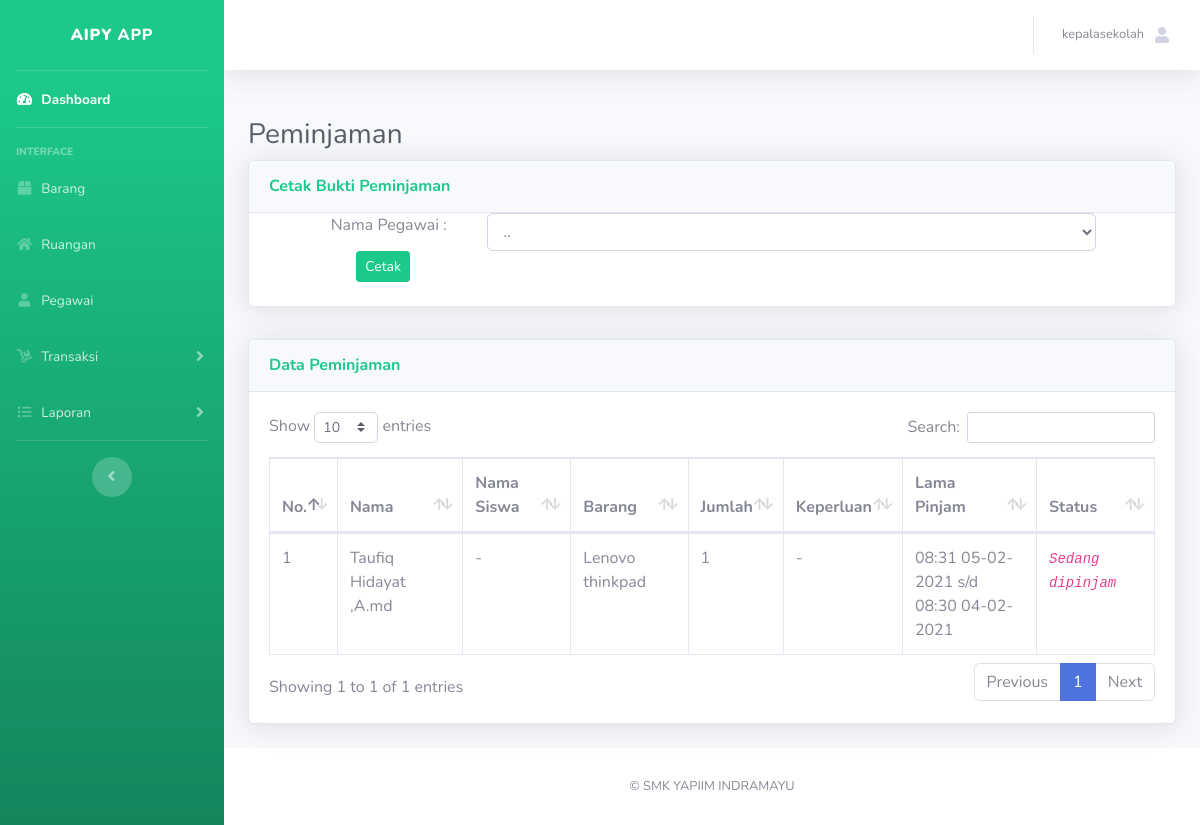
/kepsek-page.php?menu=peminjaman (signed in), run on the app's committed database.
### tables this page shows
CREATE TABLE `pinjam` (
  `id_pinjam` int(11) NOT NULL,
  `id_pegawai` int(11) NOT NULL,
  `nama_siswa` varchar(25) NOT NULL,
  `id_inventaris` int(11) NOT NULL,
  `jumlah_pinjam` int(11) NOT NULL,
  `tanggal_pinjam` date NOT NULL,
  `jam_pinjam` time DEFAULT NULL,
  `tanggal_kembali` date DEFAULT NULL,
  `jam_kembali` time DEFAULT NULL,
  `status_peminjaman` varchar(20) NOT NULL,
  `keperluan` varchar(50) NOT NULL
);

CREATE TABLE `pegawai` (
  `id_pegawai` int(11) UNSIGNED NOT NULL,
  `nama_pegawai` varchar(30) DEFAULT NULL,
  `nik` int(15) DEFAULT NULL,
  `alamat` text DEFAULT NULL,
  `jenis_kelamin` varchar(20) DEFAULT NULL,
  `telepon` int(15) DEFAULT NULL,
  `posisi` varchar(20) DEFAULT NULL,
  `tgl_lahir` date DEFAULT NULL
);

CREATE TABLE `inventaris` (
  `id_inventaris` int(11) UNSIGNED NOT NULL,
  `nama` varchar(30) DEFAULT NULL,
  `kondisi` varchar(5) DEFAULT NULL,
  `keterangan` text DEFAULT NULL,
  `jumlah` int(11) DEFAULT NULL,
  `jenis` varchar(50) DEFAULT NULL,
  `tanggal_register` date DEFAULT NULL,
  `id_ruang` int(11) DEFAULT NULL,
  `kode_inventaris` varchar(20) DEFAULT NULL,
  `id_petugas` int(11) DEFAULT NULL,
  `asal_barang` varchar(25) NOT NULL
);

### konten-kepsek/peminjaman.php (the view, shortened to what this page needs)
<br>
<h1 class="h3 mb-2 text-gray-800">Peminjaman</h1>
<div class="card shadow mb-2">
  <div class="card-header py-3">
    <h6 class="m-0 font-weight-bold text-success">Cetak Bukti Peminjaman</h6>
  </div>
  <form action="konten-admin/report/bukti-peminjaman.php" target="_blank" method="post">
    <div class="row">
      <label class="col-sm-3 control-label text-center">&nbsp;&nbsp;&nbsp;&nbsp;&nbsp;&nbsp;&nbsp;&nbsp;&nbsp;&nbsp;&nbsp;&nbsp;&nbsp;&nbsp;&nbsp;&nbsp;Nama Pegawai : </label>
      <div class="col-sm-8"><select name="nama_pegawai" class="form-control">
          <option value="">..</option>
        </select>
      </div>
    </div>
    &nbsp;&nbsp;&nbsp;&nbsp;&nbsp;&nbsp;&nbsp;&nbsp;&nbsp;&nbsp;&nbsp;&nbsp;&nbsp;&nbsp;&nbsp;&nbsp;&nbsp;&nbsp;&nbsp;&nbsp;&nbsp;&nbsp;&nbsp;&nbsp;&nbsp;&nbsp;<button type="submit" class="btn btn-success btn-sm">Cetak</button>
    <br>
  </form>
  <br>
</div>
<br>
<div class="card shadow mb-4">
  <div class="card-header py-3">
    <h6 class="m-0 font-weight-bold text-success">Data Peminjaman</h6>
  </div>
  <div class="card-body">
    <div class="table-responsive">
      <table class="table table-bordered" id="dataTable" width="100%" cellspacing="0">
        <thead>
          <tr>
            <th>No.</th>
            <th>Nama</th>
            <th>Nama Siswa</th>
            <th>Barang</th>
            <th>Jumlah</th>
            <th>Keperluan</th>
            <th>Lama Pinjam</th>
            <th>Status</th>
          </tr>
        </thead>
        <tbody>
          <?php
          include('koneksi.php');
          $query = mysqli_query($konek, " SELECT * FROM pinjam INNER JOIN
                                                                            inventaris ON pinjam.id_inventaris = inventaris.id_inventaris
                                                                            INNER JOIN
                                                                            pegawai ON pinjam.id_pegawai = pegawai.id_pegawai ORDER BY id_pinjam DESC
                                                                          ");
          $no = 0;
          while ($row = mysqli_fetch_array($query)) {
            $no++;
          ?>
            <tr>
              <td><?php print $no ?></td>
              <td><?php print $row['nama_pegawai'] ?></td>
              <td><?php print $row['nama_siswa'] ?></td>
              <td><?php print $row['nama'] ?></td>
              <td><?php print $row['jumlah_pinjam'] ?></td>
              <td><?php print $row['keperluan'] ?></td>
              <?php
              $tanggal = date("d-m-Y ", strtotime($row['tanggal_pinjam']));
              $jam = date("H:i ", strtotime($row['jam_pinjam']));
              $tanggal2 = date("d-m-Y ", strtotime($row['tanggal_kembali']));
              $jam2 = date("H:i ", strtotime($row['jam_kembali']));
              ?>
              <td><?php print $jam ?> <?php print $tanggal ?>s/d<br><?php print $jam2 ?> <?php print $tanggal2 ?></td>
              <td><i><code><?php print $row['status_peminjaman'] ?></code></i></td>
            </tr>
    </div>
  <?php } ?>
  </div>
</div>
</div>

### data on the page
pinjam: id_pegawai.nama_pegawai "Taufiq Hidayat ,A.md", nama_siswa "-", id_inventaris.nama "Lenovo thinkpad", jumlah_pinjam "1", keperluan "-", jam_pinjam "08:31", tanggal_pinjam "05-02-2021", jam_kembali "08:30", tanggal_kembali "04-02-2021", status_peminjaman "Sedang dipinjam"

### other printed values
$_SESSION['name_user'] "kepalasekolah"
